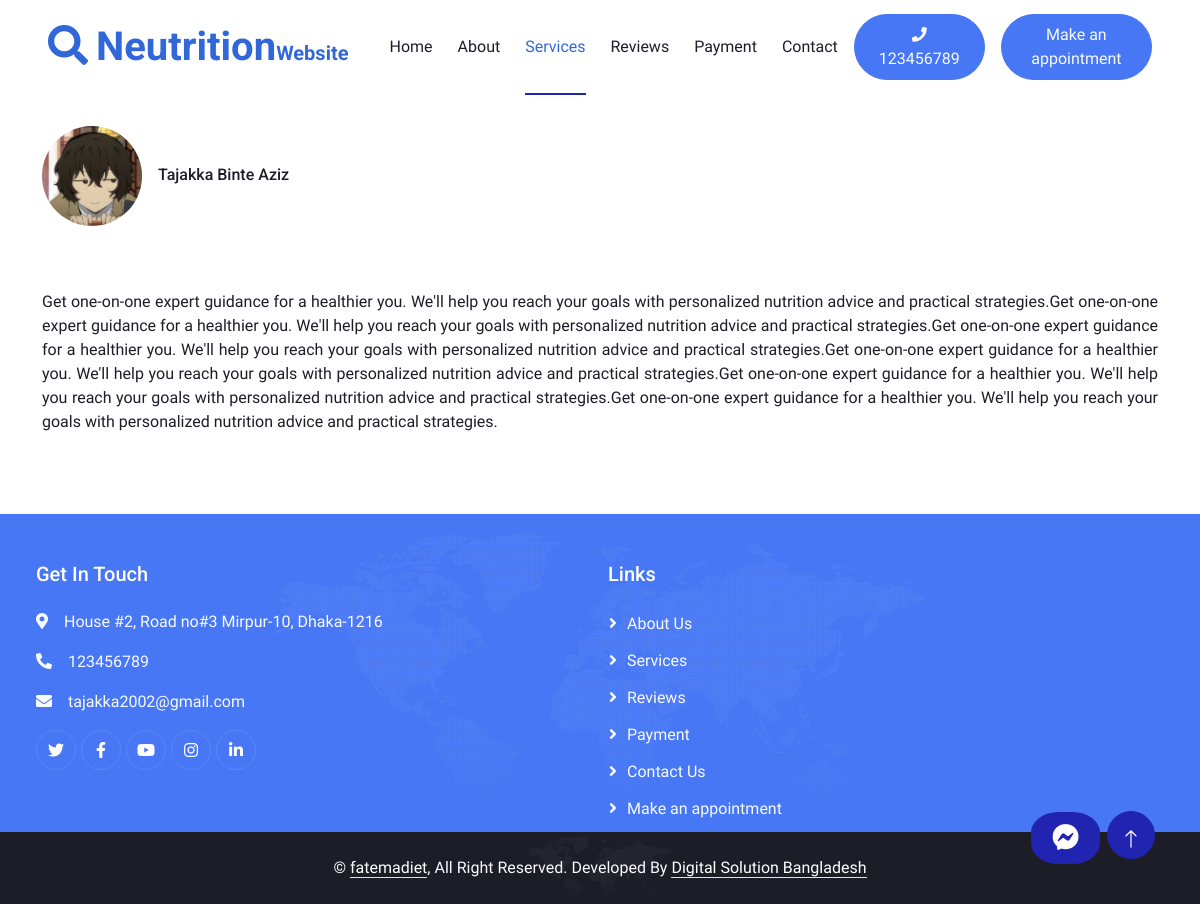
The app's page /services/1/ with its own data.
### home/models.py (models this page shows, shortened)
class SiteDescription(models.Model):
    long_description = models.TextField()
    full_description_First_Pera = models.TextField(null=True)
    full_description_Second_Pera = models.TextField(null=True)
    full_description_Third_Pera = models.TextField(null=True)
    email = models.EmailField(max_length=100)
    phone = models.CharField(max_length=20)
    availabe_times = models.TextField(null=True)
    location = models.TextField(null=True)
    profile_image = models.ImageField(upload_to='profile_images', null=True, blank=True)
    about_us_image = models.ImageField(upload_to='about_us_images', null=True, blank=True)
    First_banner_image = models.ImageField(upload_to='banner_images', null=True, blank=True)
    Second_banner_image = models.ImageField(upload_to='banner_images', null=True, blank=True)
    Third_banner_image = models.ImageField(upload_to='banner_images', null=True, blank=True)
    bkash_phone_No = models.CharField(max_length=20, null=True, blank=True)
    bkash_transaction_id = models.CharField(max_length=50, null=True, blank=True)
    nagad_phone_No = models.CharField(max_length=20, null=True, blank=True)
    nagad_transaction_id = models.CharField(max_length=50, null=True, blank=True)
    rocket_phone_No = models.CharField(max_length=20, null=True, blank=True)
    rocket_transaction_id = models.CharField(max_length=50, null=True, blank=True)

class Service(models.Model):
    name = models.CharField(max_length=100)
    description = models.TextField()
    logo = models.ImageField(upload_to='service_logos/', null=True, blank=True)

### home/views.py (the view)
# urls.py: path('services/<int:service_id>/', views.service_detail, name='service_detail'),
def service_detail(request, service_id):
    personal_info = SiteDescription.objects.first()
    service = get_object_or_404(Service, pk=service_id)
    return render(request, 'service_detail.html', {'personal_info': personal_info, 'service': service, 'active_page': 'services'})

### templates/service_detail.html
{% extends 'base.html' %}
{% load static %}
{% block content %}
<div class="container text-center py-lg-5 align-items-center">
    <div class="mx-auto" style="padding-top: 7%;">
        <div class="d-flex align-items-center">
            <img src="{{ service.logo.url }}" style="width: 100px; height: 100px;" class="img-fluid flex-shrink-0 rounded-circle">
            <div class="ps-3">
                <h6 class="text-dark mb-1">{{ service.name }}</h6>
            </div>
        </div>
    </div>
</div>
<div class="container py-3 text-dark">
    <p style="text-align:justify;">
        {{ service.description }}
    </p>
</div >
{% endblock %}

### templates/base.html (shortened to what this page needs)
{% load static %}
<!DOCTYPE html>
<html lang="en">
<head>
    <link href="https://cdnjs.cloudflare.com/ajax/libs/font-awesome/5.10.0/css/all.min.css" rel="stylesheet">
    <link href="https://cdn.jsdelivr.net/npm/bootstrap-icons@1.4.1/font/bootstrap-icons.css" rel="stylesheet">
    <link href="{% static 'lib/animate/animate.min.css' %}" rel="stylesheet">
    <link href="{% static 'lib/owlcarousel/assets/owl.carousel.min.css' %}" rel="stylesheet">
    <link href="{% static 'lib/lightbox/css/lightbox.min.css' %}" rel="stylesheet">
    <link href="{% static 'css/bootstrap.min.css' %}" rel="stylesheet">
    <link href="{% static 'css/style.css' %}" rel="stylesheet">
</head>
<body style="background-color: white;">
    <div class="container-fluid bg-white p-0">
        <div class="container-fluid position-relative p-0 bg-white">
            <nav class="navbar navbar-expand-lg navbar-light px-4 px-lg-5 py-3 py-lg-0 bg-white">
                <a href="" class="navbar-brand p-0">
                    <h1 class="m-0"><i class="fa fa-search me-2"></i>Neutrition<span class="fs-5">Website</span></h1>
                </a>
                <div class="collapse navbar-collapse" id="navbarCollapse">
                    <div class="navbar-nav ms-auto py-0">
                        <a href="{% url 'home' %}" class="nav-item nav-link {% if active_page == 'home' %}active{% endif %}">Home</a>
                        <a href="{% url 'home' %}#about" class="nav-item nav-link {% if active_page == 'about' %}active{% endif %}">About</a>
                        <a href="{% url 'home' %}#services" class="nav-item nav-link {% if active_page == 'services' %}active{% endif %}">Services</a>
                        <a href="{% url 'home' %}#testimonial" class="nav-item nav-link {% if active_page == 'reviews' %}active{% endif %}">Reviews</a>
                        <a  href="{% url 'home' %}#payment" class="nav-item nav-link {% if active_page == 'payment' %}active{% endif %}">Payment</a>
                        <a href="{% url 'home' %}#contact" class="nav-item nav-link {% if active_page == 'contact' %}active{% endif %}">Contact</a>
                    </div>
                    <a  href="{% url 'home' %}"
                        class="btn btn-secondary text-light rounded-pill py-2 px-4 ms-3"><i class="fa fa-phone"
                            style="font-size:15px"></i> {{ personal_info.phone}}</a>
                    <a href="{% url 'appointment' %}"
                        class="btn btn-secondary text-light rounded-pill py-2 px-4 ms-3">Make an appointment</a>
                </div>
            </nav>
        {% block content %}{% endblock %}
        <div class="container-fluid bg-secondary text-light footer mt-5 pt-5 wow fadeIn" data-wow-delay="0.1s">
            <div class="container-fluid">
                <div class="container-fluid">
                    <div class="row g-3">
                        <div class="col-md-6 col-lg-6">
                            <h5 class="text-white mb-4">Get In Touch</h5>
                            <p><i class="fa fa-map-marker-alt me-3"></i>{{ personal_info.location }}</p>
                            <p><i class="fa fa-phone-alt me-3"></i>{{ personal_info.phone }}</p>
                            <p><i class="fa fa-envelope me-3"></i>{{ personal_info.email }}</p>
                            <div class="d-flex pt-0">
                                <a class="btn btn-outline-light btn-social" href=""><i class="fab fa-twitter"></i></a>
                                <a class="btn btn-outline-light btn-social" href=""><i class="fab fa-facebook-f"></i></a>
                                <a class="btn btn-outline-light btn-social" href=""><i class="fab fa-youtube"></i></a>
                                <a class="btn btn-outline-light btn-social" href=""><i class="fab fa-instagram"></i></a>
                                <a class="btn btn-outline-light btn-social" href=""><i class="fab fa-linkedin-in"></i></a>
                            </div>
                        </div>
                        <div class="col-md-6 col-lg-6">
                            <h5 class="text-white mb-4">Links</h5>
                            <a class="btn btn-link" href="{% url 'home' %}#about">About Us</a>
                            <a class="btn btn-link" href="{% url 'home' %}#services">Services</a>
                            <a class="btn btn-link" href="{% url 'home' %}#testimonial">Reviews</a>
                            <a class="btn btn-link" href="{% url 'payment' %}">Payment</a>
                            <a class="btn btn-link" href="{% url 'home' %}#contact">Contact Us</a>
                            <a class="btn btn-link" href="{% url 'appointment' %}">Make an appointment</a>
                        </div>
                    </div>
                </div>
            </div>
            <div style="position: fixed; bottom: 40px; right: 100px;">
                <a href="https://www.facebook.com/messages/t" class="btn btn-lg btn-primary messenger-btn" style="padding: 10px 20px; border-radius: 40%; transition: transform 0.3s ease-in-out;"><i class='fab fa-facebook-messenger fa-lg'></i></a>
            </div>
            <a href="#" class="btn btn-lg btn-primary btn-lg-square back-to-top pt-2 up-btn" style="transition: transform 0.3s ease-in-out;"><i class="bi bi-arrow-up"></i></a>
        </div>
        <div class="container-fluid bg-dark text-light footer mt-0 py-4 wow fadeIn text-center" data-wow-delay="0.1s" >
            &copy; <a class="border-bottom" style="color: white;" href="#">fatemadiet</a>, All Right Reserved.
                        Developed By <a class="border-bottom" href="https://htmlcodex.com" style="color: white;">Digital Solution Bangladesh</a>
        </div>
</body>
</html>

### static/css/style.css (style rules this page uses)
:root { --primary: #3167d9; --secondary: #2124B1; --light: #F7FAFF; --dark: #1D1D27; }
.back-to-top { position: fixed; display: none; right: 45px; bottom: 45px; z-index: 99; }
h1, h2, h3, .fw-bold { font-weight: 700 !important; }
h4, h5, h6, .fw-medium { font-weight: 500 !important; }
.btn { font-weight: 500; transition: .5s; }
.btn-lg-square { width: 48px; height: 48px; }
.btn-square, .btn-sm-square, .btn-lg-square { padding: 0; display: flex; align-items: center; justify-content: center; font-weight: normal; border-radius: 50px; }
.navbar-light .navbar-nav .nav-link { position: relative; margin-left: 25px; padding: 35px 0; color: var(--dark) !important; outline: none; transition: .5s; }
.navbar-light .navbar-nav .nav-link:hover, .navbar-light .navbar-nav .nav-link.active { color: var(--primary) !important; }
.navbar-light .navbar-brand h1 { color: var(--primary) }
@media (min-width: 992px) { .navbar-light { position: absolute; width: 100%; top: 0; left: 0; border-bottom: 1px solid rgba(256, 256, 256, .1); z-index: 999; } }
@media (min-width: 992px) { .navbar-light .navbar-nav .nav-link::before { position: absolute; content: ""; width: 0; height: 2px; bottom: -1px; left: 50%; background: var(--secondary); transition: .5s; } }
@media (min-width: 992px) { .navbar-light .navbar-nav .nav-link:hover::before, .navbar-light .navbar-nav .nav-link.active::before { width: 100%; left: 0; } }
.footer { width: 100%; background: url(../img/footer.png) center center no-repeat; background-size: contain; }
.footer .btn.btn-social { margin-right: 5px; width: 40px; height: 40px; display: flex; align-items: center; justify-content: center; color: var(--primary); border: 1px solid rgba(256, 256, 256, .1); border-radius: 40px; transition: .3s; }
.footer .btn.btn-link { display: block; margin-bottom: 10px; padding: 0; text-align: left; color: var(--light); font-weight: normal; transition: .3s; }
.footer .btn.btn-link::before { position: relative; content: "\f105"; font-family: "Font Awesome 5 Free"; font-weight: 900; margin-right: 10px; }

### templates/base.html (style rules this page uses)
.btn-social i { color: white; transition: transform 0.3s ease; }

### records on screen
SiteDescription: phone "123456789", location "House #2, Road no#3 Mirpur-10, Dhaka-1216", email "tajakka2002@gmail.com"
Service: logo (picture), name "Tajakka Binte Aziz", description "Get one-on-one expert guidance for a healthier you. We'll help you reach your goals with personalized nutrition advice and practical strategies.Get one-on-one expert guidance for a healthier you. We'll help you reach your goals with personalized nutrition advice and practical strategies.Get one-on-one expert guidance for a healthier you. We'll help you reach your goals with personalized nutrition advice and practical strategies.Get one-on-one expert guidance for a healthier you. We'll help you reach your goals with personalized nutrition advice and practical strategies.Get one-on-one expert guidance for a healthier you. We'll help you reach your goals with personalized nutrition advice and…"
